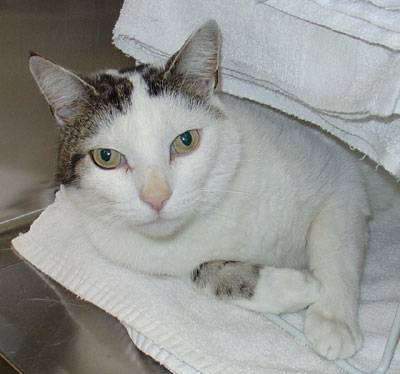
#> input picture Support Vector Machines/images/cats/cat.106.jpg, 400 x 374 px; its folder holds only this picture in this run
$ jupyter execute --allow-errors 'Image Classification using SVM.ipynb'
#> lines starting #> are read from the running program, lines starting #| are printed output that depends on the picture
[cell 1]
from pathlib import Path
import matplotlib.pyplot as plt
import numpy as np
import cv2
import random
#from keras.preprocessing import image

## Image Processing Pipeline

[cell 2]
def getImageData(path):
#> called with path = 'images'
    p = Path(path)
    dirs= p.glob('*')

    label_dict={'cat':0,'dog':1,'horse':2,'human':3}
    labels=[]
    image_data=[]

    for folder in dirs:
        label = str(folder).split('/')[-1][:-1]
        for img_path in folder.glob('*.jpg'):
            img=cv2.imread(str(img_path))
#> img is the input picture: shape (374, 400, 3); mean B, G, R 147.5, 151, 149
            img=cv2.cvtColor(img,cv2.COLOR_BGR2RGB)
            img=cv2.resize(img,(40,40))
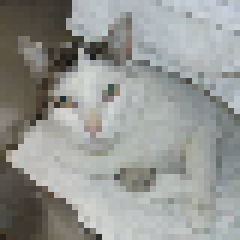
#> img: shape (40, 40, 3) (shown 6 times larger); mean R, G, B 149, 151, 147.4

            image_data.append(img)
            labels.append(label_dict[label])
#> pass 2 of the loop in getImageData, `for folder in dirs:`:
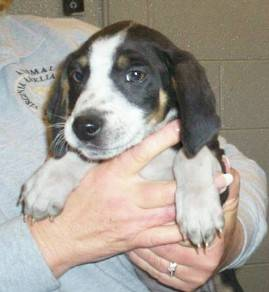
#> input picture Support Vector Machines/images/dogs/dog.10.jpg, 269 x 292 px
#> in getImageData, img is the input picture: shape (292, 269, 3); mean B, G, R 149.3, 158.1, 165.1
#> in getImageData, `img=cv2.resize(img,(40,40))`:
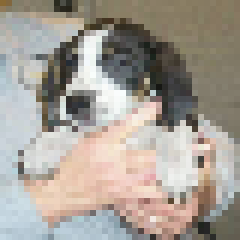
#> img: shape (40, 40, 3) (shown 6 times larger); mean R, G, B 165.2, 158.2, 149.5

    image_data=np.array(image_data)
    labels=np.array(labels)

    ## Random Shuffling of image_data and labels

    image_with_label= list(zip(image_data,labels))  ## zip
#> image_with_label = 2 items
#> `image_data,image_labels,label_dict= getImageData('images')`: image_labels = [0, 1]; label_dict = {'cat': 0, 'dog': 1, 'horse': 2, 'human': 3}
    random.shuffle(image_with_label)
    image_data[:],labels[:]=zip(*image_with_label)  #unzip

    return image_data.reshape(image_data.shape[0],-1),labels,label_dict

def generateClasswiseData(X,Y):
    data={}

    no_of_classes=len(np.unique(Y))
#> no_of_classes = 2
    no_of_samples=X.shape[0]
#> no_of_samples = 2

    for i in range(no_of_classes):
        data[i]=[]
#> after the loop, data = {0: [], 1: []}

    for i in range(no_of_samples):
        data[Y[i]].append(X[i])

    for k in range(no_of_classes):
        data[k]=np.array(data[k])

    return data


## one-vs-one
def getPairData(d1,d2):

    l1=d1.shape[0]
    l2=d2.shape[0]
    data=np.zeros((l1+l2,d1.shape[1]))
    labels=np.zeros(l1+l2)

    data[:l1]=d1
    data[l1:]=d2

    labels[:l1]=1
    labels[l1:]=-1

    return data,labels

def drawImg(img):
    img=img.reshape(40,40,3)
    plt.imshow(img)
    plt.axis('off')
    plt.show()

## SVM Classifier

[cell 3]
class SVM:
    def __init__(self,C=1.0):
        self.C=C
        self.W_=0
        self.b_=0

    def hingeLoss(self,X,Y,W,b):
        loss=0.5*np.dot(W,W.T)

        m=X.shape[0]

        for i in range(m):
            ti=Y[i]*(np.dot(W,X[i].T)+b)
            loss+=self.C*max(0,1-ti)

        return loss[0][0]

    def fit(self,X,Y,batch_size=120,learning_rate=0.001,max_itr=400):
        n=X.shape[1] # no. of features
        m=X.shape[0] # no. of samplesimage_data,labels

        W=np.zeros((1,n))
        b=0

        #training
        losses=[]

        for _ in range(max_itr):

            l=self.hingeLoss(X,Y,W,b)
            losses.append(l)

            #ids for mini batch
            ids=np.arange(m)
            np.random.shuffle(ids)

            #mini-batch gradient descent
            for batch_start in range(0,m,batch_size):
                gradw=0
                gradb=0
                for j in range(batch_start,batch_start+batch_size):
                    if j<m:
                        i=ids[j]
                        ti=Y[i]*(np.dot(W,X[i].T)+b)

                        if ti>1:
                            gradw+=0
                            gradb+=0
                        else:
                            gradw+=self.C*X[i]*Y[i]
                            gradb+=self.C*Y[i]

                W= W - learning_rate*(W - gradw)
                b= b + learning_rate*gradb

        self.W_=W
        self.b_=b

        return self.W_,self.b_,losses

## Training Data

[cell 4]
def train(X,Y):
    data=generateClasswiseData(X,Y)
#> data = 2 items
    svc=SVM()
    svm_classifiers={}
    for i in range(len(data)):
        svm_classifiers[i]={}
        for j in range(i+1,len(label_dict)):
            x,y=getPairData(data[i],data[j])
            wts,b,losses=svc.fit(x,y,learning_rate=0.0000001,max_itr=1000)
            svm_classifiers[i][j]=(wts,b)
#> this loop made 1 pass

#             plt.plot(losses)
#             plt.show()
    return svm_classifiers

def predict(X,svm_classifiers):
    X=X.reshape(-1,1)
    classes=len(svm_classifiers)
    count=np.zeros(classes,)
    for i in range(classes):
        for j in range(i+1,classes):
            W = svm_classifiers[i][j][0]
            b = svm_classifiers[i][j][1]
            if (np.dot(W,X)+ b)>=0:
                count[i]+=1
            else:
                count[j]+=1

    index=np.argmax(count)
    return index

def score(X,Y):
    count=0
    for i in range(X.shape[0]):
        if Y[i]==predict(X[i],svm_classifiers):
            count+=1

    return count/X.shape[0]# svc=svm.SVC(kernel='poly',gamma='auto')
# svc.fit(image_data,image_labels)
# svc.score(image_data,image_labels)

[cell 5]
image_data,image_labels,label_dict= getImageData('images')
#> (the rest of this cell did not finish here and is left out)

#> (a cell that did not finish here is left out)

## Scikit-learn

[cell 7]
from sklearn import svm
from sklearn.model_selection import GridSearchCV

[cell 8]
# [10 lines of commented-out code are left out]

[cell 9]
svc=svm.SVC(kernel='linear',C=1.0)
svc.fit(image_data,image_labels)
print(svc.score(image_data,image_labels))
#| 1.0
